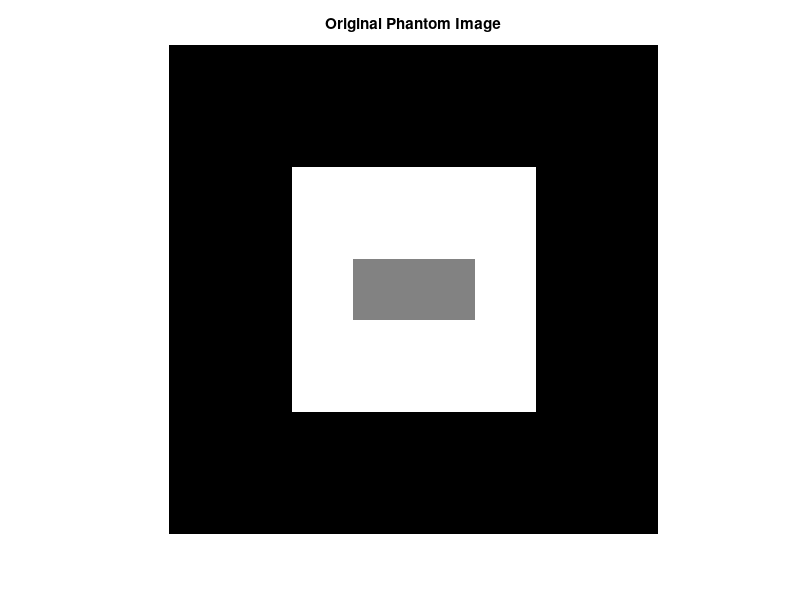
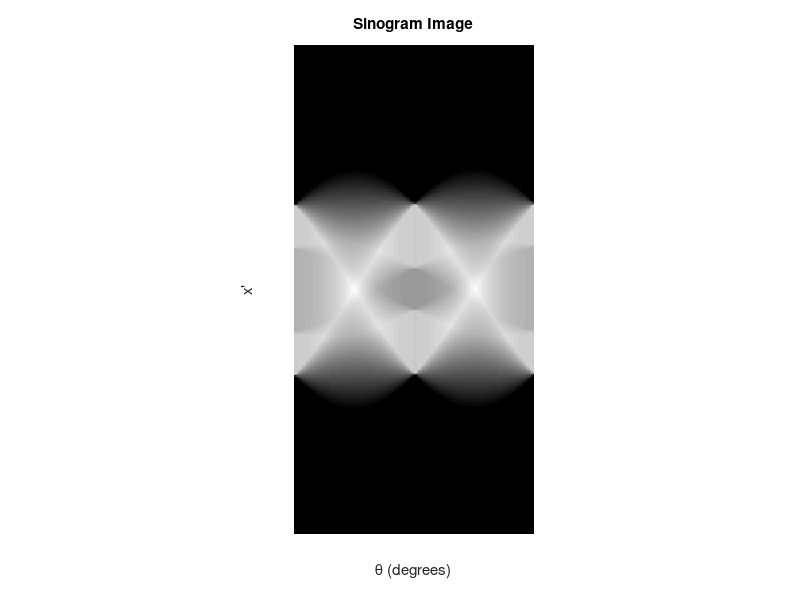

Recreate these plots in MATLAB, in order. (Note: this script raises an error after producing the figures.)
% L05_Exercise_02

% Radon transforms and sinograms (filtered back projection)

warning off

% Phantom image generation
phantom_image = zeros(256,256);

for x=65:192
    for y=65:192
        phantom_image(x,y) = 255;
    end
end

for x=113:144
    for y=97:160
        phantom_image(x,y) = 128;
    end
end

% FILTERED BACK PROJECTION ON PHANTOM IMAGE

% Display phantom image
figure
imshow(phantom_image, [0 255]);
title('Original Phantom Image')

% Radon transform of phantom image
theta = 0:179;
[R_phantom,xp] = radon(phantom_image,theta);

% Display sinogram
figure
imshow(R_phantom,[],'Xdata',theta,'Ydata',xp,...
        'InitialMagnification','fit')
xlabel('\theta (degrees)')
ylabel('x''')
title('Sinogram Image')

% Recreate phantom image using filtered back projection
phantom_BP = iradon(R_phantom,theta,256);

% Display reconstructed phantom image
figure
imshow(phantom_BP, [0 255]);
title('Reconstructed Phantom Image')

% input('\nEnter to continue');

pause

% Display subtracted image
sub_image = phantom_image - phantom_BP;
hToolFig = imtool(sub_image);
set(hToolFig, 'Name', 'Difference Between Original & Reconstructed Images');

% input('\nEnter to continue');

pause

% Illustration of different filters

% Recreate phantom image using filtered back projection
phantom_BP = iradon(R_phantom,theta,256,'Hamming');

% Display reconstructed phantom image
figure
imshow(phantom_BP, [0 255]);
title('Reconstructed Phantom Image (Hamming Filter)')

% input('\nEnter to continue');

pause

% Display subtracted image
sub_image = phantom_image - phantom_BP;
hToolFig = imtool(sub_image);
set(hToolFig, 'Name', 'Difference Using Hamming Filter');

% input('\nEnter to continue');

pause

% Recreate phantom image using filtered back projection
phantom_BP = iradon(R_phantom,theta,256,'Cosine');

% Display reconstructed phantom image
figure
imshow(phantom_BP, [0 255]);
title('Reconstructed Phantom Image (Cosine Filter)')

% input('\nEnter to continue');

pause

% Display subtracted image
sub_image = phantom_image - phantom_BP;
hToolFig = imtool(sub_image);
set(hToolFig, 'Name', 'Difference Using Cosine Filter');

% input('\nEnter to continue');

pause

clear all
close all

% FILTERED BACK PROJECTION ON USER SELECTED IMAGE

% Read user selected image in
[filename,pathname] = uigetfile('Images\*.*','Select Image File');
filein = [pathname,filename];

info = dicominfo(filein);
dim = [double(info.Width), double(info.Height)];

original_image = double(dicomread(filein));
fclose('all');

% Display original image
% figure
% imshow(original_image, [0 4000]);
% title('Original Image')
hToolFig = imtool(original_image);
set(hToolFig, 'Name', 'Original Image');

% Perform Radon transform
theta = 0:0.36:180;
[R_original,xp] = radon(original_image,theta);

% Display sinogram
figure
imshow(R_original,[],'Xdata',theta,'Ydata',xp,...
        'InitialMagnification','fit')
xlabel('\theta (degrees)')
ylabel('x''')
title('Sinogram Image')

% Recreate original image using filtered back projection
original_BP = iradon(R_original,theta,dim(1));

% Display reconstructed image
% figure
% imshow(original_BP, [0 4000]);
% title('Reconstructed Image')
hToolFig = imtool(original_BP);
set(hToolFig, 'Name', 'Reconstructed Image');

% Display subtracted image
sub_image = original_image - original_BP;
hToolFig = imtool(sub_image);
set(hToolFig, 'Name', 'Difference Between Original & Reconstructed Images');

% input('\nEnter to continue');

pause

% Illustration of different filters

% Recreate phantom image using filtered back projection
original_BP = iradon(R_original,theta,dim(1),'Hamming');

% Display reconstructed image
% figure
% imshow(original_BP, [0 4000]);
% title('Reconstructed User Image (Hamming Filter)')
hToolFig = imtool(original_BP);
set(hToolFig, 'Name', 'Reconstructed User Image (Hamming Filter)');

% input('\nEnter to continue');

pause

% Display subtracted image
sub_image = original_image - original_BP;
hToolFig = imtool(sub_image);
set(hToolFig, 'Name', 'Difference Using Hamming Filter');

% input('\nEnter to continue');

pause

% Recreate original image using filtered back projection
original_BP = iradon(R_original,theta,dim(1),'Cosine');

% Display reconstructed image
% figure
% imshow(original_BP, [0 4000]);
% title('Reconstructed User Image (Cosine Filter)')
hToolFig = imtool(original_BP);
set(hToolFig, 'Name', 'Reconstructed User Image (Cosine Filter)');

% input('\nEnter to continue');

pause

% Display subtracted image
sub_image = original_image - original_BP;
hToolFig = imtool(sub_image);
set(hToolFig, 'Name', 'Difference Using Cosine Filter');

% input('\nEnter to continue');

pause

%clear all
%close all

clc